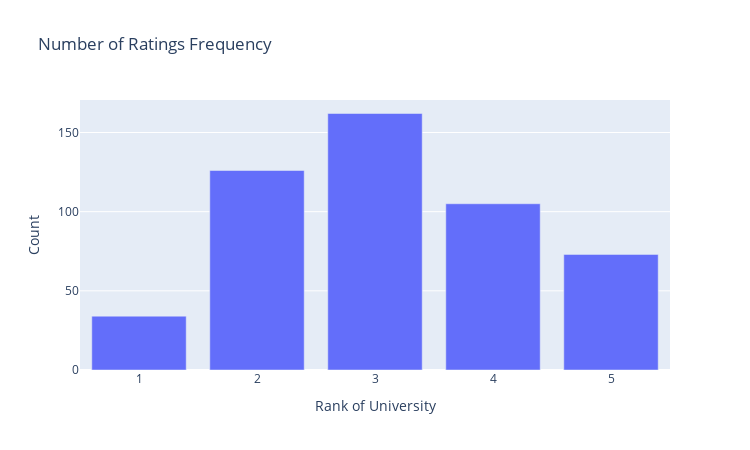

The code cell stored with this chart in its notebook:
### Code cell
##### Frequent values from Research column
gre_values = admission_data["University Rating"].value_counts()
plt.figure(figsize=(4, 6));

fig = px.bar(gre_values,
             x=gre_values.keys(),
             y=gre_values.values,
             labels={'index': 'Rank of University',
                     'y': 'Count'},
             title='Number of Ratings Frequency',
             height=450,
             width=750
             );
fig.show();

### Figure 1 — Plotly figure (JSON) as saved in the notebook; plotly's stock layout.template omitted (floating-point values rounded to 4 significant figures)
{"data": [{"alignmentgroup": "True", "hovertemplate": "Rank of University=%{x}<br>Count=%{y}<extra></extra>", "legendgroup": "", "marker": {"color": "#636efa", "pattern": {"shape": ""}}, "name": "", "offsetgroup": "", "orientation": "v", "showlegend": false, "textposition": "auto", "type": "bar", "x": [3, 2, 4, 5, 1], "xaxis": "x", "y": [162, 126, 105, 73, 34], "yaxis": "y"}], "layout": {"barmode": "relative", "height": 450, "legend": {"tracegroupgap": 0}, "title": {"text": "Number of Ratings Frequency"}, "width": 750, "xaxis": {"anchor": "y", "domain": [0, 1], "title": {"text": "Rank of University"}}, "yaxis": {"anchor": "x", "domain": [0, 1], "title": {"text": "Count"}}}}
